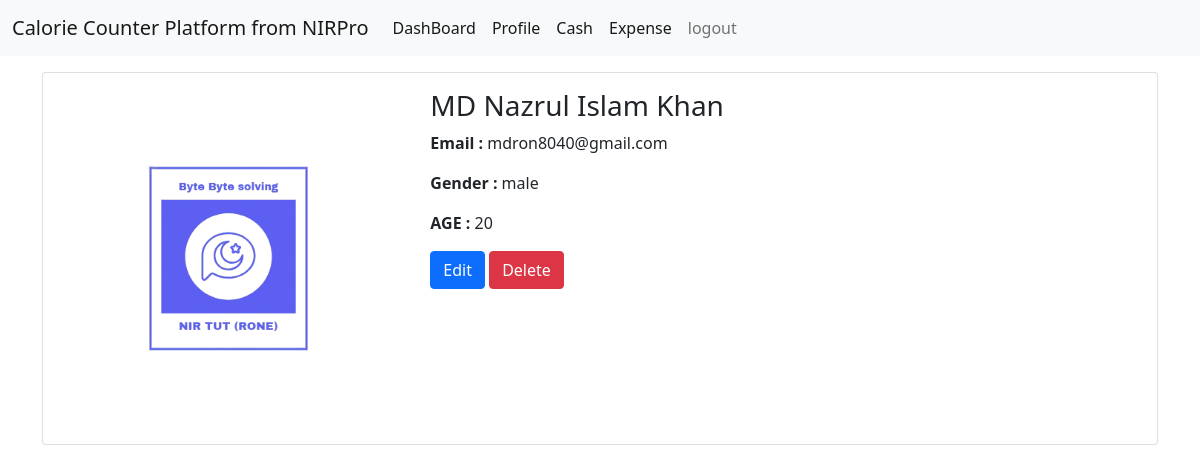
Page /profile/ (signed in) on the committed database.
### cash_management/models.py (models this page shows, shortened)
class InfoModel(models.Model):
    GENDER_TYPE = [
        ('male','male'),
        ('female','female'),
    ]
    user = models.OneToOneField(User, on_delete=models.CASCADE, null=True, related_name='user_info')
    name = models.CharField(null=True,max_length=100)
    email = models.EmailField(null=True)
    age = models.PositiveIntegerField(null=True,blank=True)
    profile_image = models.ImageField(
        upload_to='profile_image/',
        blank=True,
        null=True,
        max_length=50
    )
    gender = models.CharField(null=True,blank=True, choices=GENDER_TYPE,max_length=100)

### cash_management/views.py (the view, shortened to what this page needs)
# urls.py: path('profile/',profile_page,name='profile_page'),
@login_required
def profile_page(request):
    profile=InfoModel.objects.filter(
        user=request.user).first()
    if request.method=='POST' and 'delete_profile' in request.POST:
        if profile:
            profile.delete()
            messages.success(request,'Profile Deleted Successfully')
        return redirect('profile_page')
    else:
        form_data = ProfileForm(instance=profile)
    return render(request,'profile.html',{'profile' : profile})

### cash_management/templates/profile.html (shortened to what this page needs)
{% extends 'master/base.html' %}
{% block content %}
<div class="card">
  <div class="row g-0">
    <div class="col-md-4">
        {% if profile.profile_image %}
    <img src="{{ profile.profile_image.url }}"
         alt="Profile Image"
         class="img-fluid rounded-start">
{% else %}
    <p>No profile image uploaded.</p>
{% endif %}
    </div>
    <div class="col-md-8">
      <div class="card-body">
        <h3>{{profile.name}}</h3>
        <p><strong>Email : </strong>
            {{profile.email}}
        </p>
        <p><strong>Gender : </strong>
            {{profile.gender}}
        </p>
        <p><strong>AGE : </strong>
            {{profile.age}}
        </p>
        <a href="?edit=true" class="btn btn-primary">Edit</a>
        <form method="POST" class="d-inline">
            <button type="submit"
            name="delete_profile"
            class="btn btn-danger">
            Delete
            </button>
        </form>
      </div>
    </div>
  </div>
</div>
{% endblock content %}

### rows in the picture
InfoModel: profile_image (picture), name "MD Nazrul Islam Khan", email "mdron8040@gmail.com", gender "male", age "20"
